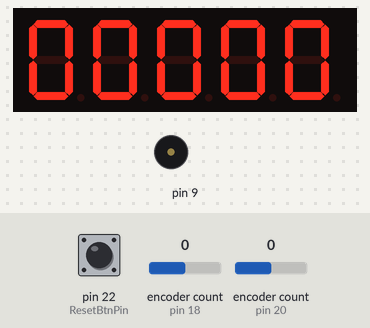
This sketch was run on a simulated Arduino Mega 2560, built with avr-gcc and run on an emulated ATmega2560. Shown: 5-digit seven-segment display, buzzer (waves = sounding). Wiring (inferred from the names in the program): 5-digit 7-segment display, segments lit when HIGH: segments pin 25, pin 23, pin 2, pin 1, pin 0, pin 29, pin 27; digit selects pin 3, pin 4, pin 5, pin 6, pin 7. The test bench sets the inputs (shaded band); at power-on: encoder count (sensors on pin 18, pin 20) 0, pin 22 (ResetBtnPin) LOW. The segment pins are drawn as the display they are named for.

Above: at 1.2 s.
1.3 s: encoder count (sensor on pin 18) set to 1
At 2.0 s:
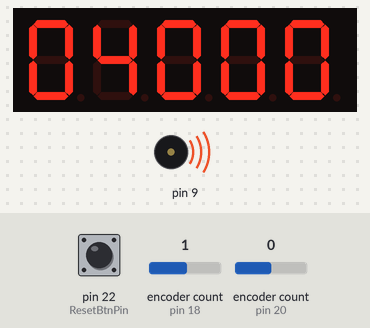
2.8 s: encoder count (sensor on pin 20) set to 1
At 3.1 s:
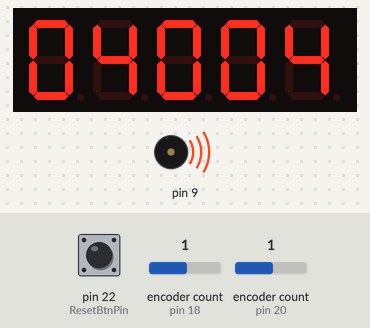
4.3 s: encoder count (sensor on pin 18) set to 2
At 4.7 s:
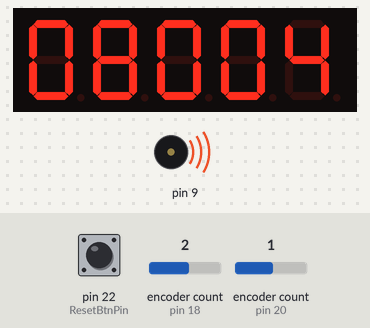
5.8 s: encoder count (sensor on pin 20) set to 2
At 6.6 s:
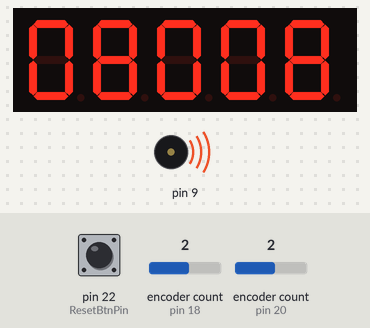
7.3 s: encoder count (sensor on pin 18) set to 3
At 7.8 s:
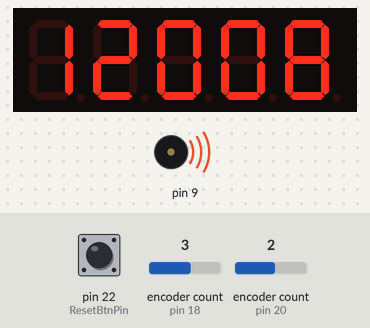
8.8 s: encoder count (sensor on pin 20) set to 3
At 10.1 s:
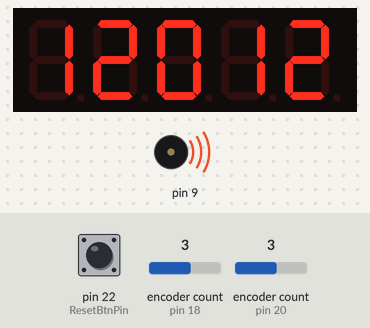
Timing chart, 0 to 11.3 s (numbered marks = the images above; inputs shaded):
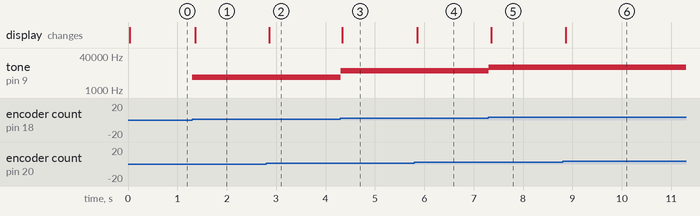

The sketch:

hearing-range.ino
```cpp
#include <Encoder.h>
#include <toneAC.h>
#include "math.h"
#include <LiquidCrystal.h>


///////
//long int number = 12345;
#include "Arduino.h"
void setup();
void loop();
int ScalePot(int x);
void intTo7Seg(int num);
int a,b,c,d,e,f,g;

const int num_digits = 5;

int enable_digit[num_digits];
int digits[num_digits+1];
//////


int freq = 0;
int state = 0;
const int ResetBtnPin = 22;

// initialize the library with the numbers of the interface pins
//LiquidCrystal lcd(7, 6, 2, 3, 4, 5);

Encoder myEnc1(20, 21);
Encoder myEnc1000(18, 19);

void setup() {
  // set up the LCD's number of columns and rows:
//  lcd.begin(8 , 1);
//  Serial.begin(9600);
  // set up Serial library at 9600 bps

  pinMode(ResetBtnPin, INPUT);


//////
  a = 25;
  b = 23;
  c = 2;
  d = 1;
  e = 0;
  f = 29;
  g = 27;

  enable_digit[0] = 3;
  enable_digit[1] = 4;
  enable_digit[2] = 5;
  enable_digit[3] = 6;
  enable_digit[4] = 7;

  pinMode(a, OUTPUT);
  pinMode(b, OUTPUT);
  pinMode(c, OUTPUT);
  pinMode(d, OUTPUT);
  pinMode(e, OUTPUT);
  pinMode(f, OUTPUT);
  pinMode(g, OUTPUT);

  pinMode(enable_digit[0], OUTPUT);
  pinMode(enable_digit[1], OUTPUT);
  pinMode(enable_digit[2], OUTPUT);
  pinMode(enable_digit[3], OUTPUT);
  pinMode(enable_digit[4], OUTPUT);

  digitalWrite(a, LOW);
  digitalWrite(b, LOW);
  digitalWrite(c, LOW);
  digitalWrite(d, LOW);
  digitalWrite(e, LOW);
  digitalWrite(f, LOW);
  digitalWrite(g, LOW);

  digitalWrite(enable_digit[0], HIGH);
  digitalWrite(enable_digit[1], HIGH);
  digitalWrite(enable_digit[2], HIGH);
  digitalWrite(enable_digit[3], HIGH);
  digitalWrite(enable_digit[4], HIGH);


////


}

void loop() {
  // freq = ScalePot(analogRead(A0));
  //
  //freq = ScalePot(myEnc1.read());
  //freq = analogRead(A0);
  // freq = myEnc.read();
  state = digitalRead(ResetBtnPin);

//  if (digitalRead(ResetBtnPin) == 0)
//    {
//      freq = 0;
//      //myEnc1.write(0);
//      //myEnc1000.write(0);
//    }
//    else
//    {
    freq = myEnc1.read() + 1000*myEnc1000.read();
//  Serial.println(myEnc1000.read());
    if (freq < 0)
      freq = 0;
    else if (freq > 25000)
      freq = 25000;
//    }
  toneAC(freq); // Play the frequency (150 Hz to 15 kHz in 10 Hz steps).
//  Serial.print("Freq = ");
//  Serial.println(freq);

//  lcd.clear();
//  lcd.print(freq);
//  delay(50);
  //delay(1000);

//  for (int i = 0; i <= 10; i++)
//  {
//  lcd.print(i);
//  lcd.clear();
//  }
  //lcd.print("");


//////////

//  digits[4] = (number - ( (10*digits[3]) + (100*digits[2]) + (1000*digits[1]) + (10000*digits[0]) );
  digits[4] = freq % 10;
  Serial.println(digits[4]);
  freq = freq / 10;
  digits[3] = freq % 10;
  Serial.println(digits[3]);
  freq = freq / 10;
  digits[2] = freq % 10;
  Serial.println(digits[2]);
  freq = freq / 10;
  digits[1] = freq % 10;
  Serial.println(digits[1]);
  freq = freq / 10;
  digits[0] = freq % 10;
  Serial.println(digits[0]);

  digitalWrite(enable_digit[0],HIGH);
  digitalWrite(enable_digit[1],HIGH);
  digitalWrite(enable_digit[2],HIGH);
  digitalWrite(enable_digit[3],HIGH);
  digitalWrite(enable_digit[4],HIGH);


  int current_digit = 0;

  for(current_digit = 0; current_digit < 5; current_digit++) {

    digitalWrite(enable_digit[current_digit],LOW);

//    delay(1);

    intTo7Seg (digits[current_digit]);

    delay(1);
    digitalWrite(enable_digit[current_digit],HIGH);

    digitalWrite(a, LOW);
    digitalWrite(b, LOW);
    digitalWrite(c, LOW);
    digitalWrite(d, LOW);
    digitalWrite(e, LOW);
    digitalWrite(f, LOW);
    digitalWrite(g, LOW);

    delay(1);


  }

//////////////


   }


int ScalePot(int x) {
  if (x < 0)
    return 0;
  else if ( x >= 0 && x < 25 )
    return x;
  else if ( x >= 25 && x < 1000 )
    return 2*x;
  else if ( x >= 1000 && x < 2000 )
    return 3*x;
  else if (x >= 2000 && x < 18000)
    return 5*x;
  else if (x >= 18000 && x < 19500)
    return 2*x;
  else if (x >= 19500 && x< 22000)
    return x;
  else if (x > 22000)
    return 22000;
}

void intTo7Seg(int num) {


  switch (num) {
    case 0:
    digitalWrite(a, HIGH);
    digitalWrite(b, HIGH);
    digitalWrite(c, HIGH);
    digitalWrite(d, HIGH);
    digitalWrite(e, HIGH);
    digitalWrite(f, HIGH);
    digitalWrite(g, LOW);

    break;

    case 1:
    digitalWrite(a, LOW);
    digitalWrite(b, HIGH);
    digitalWrite(c, HIGH);
    digitalWrite(d, LOW);
    digitalWrite(e, LOW);
    digitalWrite(f, LOW);
    digitalWrite(g, LOW);

    break;

    case 2:
    digitalWrite(a, HIGH);
    digitalWrite(b, HIGH);
    digitalWrite(c, LOW);
    digitalWrite(d, HIGH);
    digitalWrite(e, HIGH);
    digitalWrite(f, LOW);
    digitalWrite(g, HIGH);

    break;

    case 3:
    digitalWrite(a, HIGH);
    digitalWrite(b, HIGH);
    digitalWrite(c, HIGH);
    digitalWrite(d, HIGH);
    digitalWrite(e, LOW);
    digitalWrite(f, LOW);
    digitalWrite(g, HIGH);

    break;


    case 4:
    digitalWrite(a, LOW);
    digitalWrite(b, HIGH);
    digitalWrite(c, HIGH);
    digitalWrite(d, LOW);
    digitalWrite(e, LOW);
    digitalWrite(f, HIGH);
    digitalWrite(g, HIGH);

    break;

    case 5:
    digitalWrite(a, HIGH);
    digitalWrite(b, LOW);
    digitalWrite(c, HIGH);
    digitalWrite(d, HIGH);
    digitalWrite(e, LOW);
    digitalWrite(f, HIGH);
    digitalWrite(g, HIGH);

    break;

    case 6:
    digitalWrite(a, HIGH);
    digitalWrite(b, LOW);
    digitalWrite(c, HIGH);
    digitalWrite(d, HIGH);
    digitalWrite(e, HIGH);
    digitalWrite(f, HIGH);
    digitalWrite(g, HIGH);

    break;

    case 7:
    digitalWrite(a, HIGH);
    digitalWrite(b, HIGH);
    digitalWrite(c, HIGH);
    digitalWrite(d, LOW);
    digitalWrite(e, LOW);
    digitalWrite(f, LOW);
    digitalWrite(g, LOW);

    break;

    case 8:
    digitalWrite(a, HIGH);
    digitalWrite(b, HIGH);
    digitalWrite(c, HIGH);
    digitalWrite(d, HIGH);
    digitalWrite(e, HIGH);
    digitalWrite(f, HIGH);
    digitalWrite(g, HIGH);

    break;

    case 9:
    digitalWrite(a, HIGH);
    digitalWrite(b, HIGH);
    digitalWrite(c, HIGH);
    digitalWrite(d, HIGH);
    digitalWrite(e, LOW);
    digitalWrite(f, HIGH);
    digitalWrite(g, HIGH);

    break;


  }

}
```

Measured:
- after the input at 1.3 s, tone on pin 9: silent → 4000 Hz at once; the display: changes after 0.06 s (image 1)
- after the input at 2.8 s, tone on pin 9: 4000 Hz → 4004 Hz at once; the display: changes after 0.06 s (image 2)
- after the input at 4.3 s, tone on pin 9: 4004 Hz → 8004 Hz at once; the display: changes at once (image 3)
- after the input at 5.8 s, tone on pin 9: 8004 Hz → 8008 Hz at once; the display: changes after 0.06 s (image 4)
- after the input at 7.3 s, tone on pin 9: 8008 Hz → 12008 Hz at once; the display: changes after 0.06 s (image 5)
- after the input at 8.8 s, tone on pin 9: 12008 Hz → 12012 Hz at once; the display: changes after 0.06 s (image 6)
